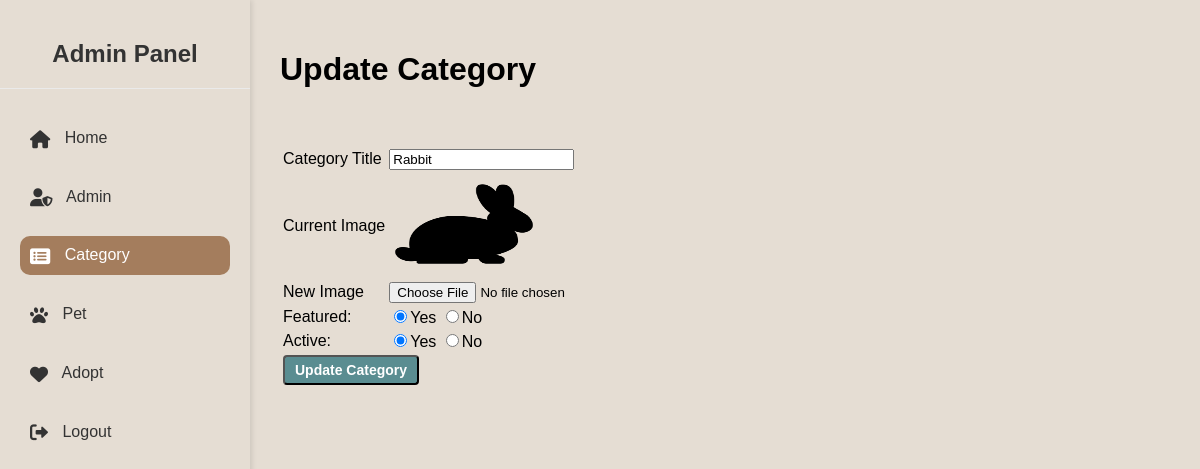
/admin/update-category.php?id=4, run on the app's committed database.
### tables this page shows
CREATE TABLE `tbl_category` (
  `id` int(11) NOT NULL,
  `title` varchar(100) NOT NULL,
  `image_name` varchar(255) NOT NULL,
  `featured` varchar(10) NOT NULL,
  `active` varchar(10) NOT NULL
);

### admin/update-category.php (the view, shortened to what this page needs)
<?php
include('../config/constants.php');
?>
<!DOCTYPE html>
<html lang="en">
<head>
    <link rel="stylesheet" href="../css/admin.css">
    <link rel="stylesheet" href="https://cdnjs.cloudflare.com/ajax/libs/font-awesome/6.0.0-beta3/css/all.min.css">
</head>
<body>
  <div class="menu">
        <h2 class="text-center">Admin Panel</h2>
        <ul>
            <li><a href="index.php" ><i class="fas fa-home"></i> Home</a></li>
            <li><a href="manage-admin.php"><i class="fas fa-user-shield"></i> Admin</a></li>
            <li><a href="manage-category.php" class="active"><i class="fas fa-list-alt"></i> Category</a></li>
            <li><a href="manage-pet.php"><i class="fas fa-paw"></i> Pet</a></li>
            <li><a href="manage-adopt.php"><i class="fas fa-heart"></i> Adopt</a></li>
            <li><a href="logout.php"><i class="fas fa-sign-out-alt"></i> Logout</a></li>
        </ul>
    </div>
    <div class="main-content">
        <div class="wrapper">
            <h1>Update Category</h1>
            <br><br>
            <?php
            if(isset($_GET['id'])) {
                $id= $_GET['id'];
                $sql = "SELECT * FROM tbl_category WHERE id=$id";
                $res= mysqli_query($conn, $sql);
                if($res==true) {
                    $count = mysqli_num_rows($res);
                    if($count==1) {
                        $row= mysqli_fetch_assoc($res);
                        $title = $row['title'];
                        $featured = $row['featured'];
                        $active= $row['active'];
                        $cur_image_name=$row['image_name'];
                    } else {
                        header("location:".SITEURL.'admin/manage-category.php');
                    }
                }
            } else {
                header("location:".SITEURL.'admin/manage-category.php');
            }
            ?>
            <form action="" method="POST" enctype="multipart/form-data">
                <table class="tbl-30">
                    <tr>
                        <td>Category Title</td>
                        <td><input type="text" name="title" value="<?php echo $title; ?>"></td>
                    </tr>
                    <tr>
                        <td>Current Image</td>
                        <td>
                            <?php if($cur_image_name!="") { ?>
                                <img src="<?php echo SITEURL; ?>images/category/<?php echo $cur_image_name; ?>" width="150px" height="100px">
                            <?php } else { echo "<div class='error'>No Image is selected</div>"; } ?>
                        </td>
                    </tr>
                    <tr>
                        <td>New Image</td>
                        <td><input type="file" name="image"></td>
                    </tr>
                    <tr>
                        <td>Featured:</td>
                        <td>
                            <input <?php if($featured=="Yes") { echo "checked"; } ?> type="radio" name="feature" value="Yes">Yes
                            <input <?php if($featured=="No") { echo "checked"; } ?> type="radio" name="feature" value="No">No
                        </td>
                    </tr>
                    <tr>
                        <td>Active:</td>
                        <td>
                            <input <?php if($active=="Yes") { echo "checked"; } ?> type="radio" name="active" value="Yes">Yes
                            <input <?php if($active=="No") { echo "checked"; } ?> type="radio" name="active" value="No">No
                        </td>
                    </tr>
                    <tr>
                        <td colspan="2">
                            <input type="submit" name="submit" value="Update Category" class="btn-secondary">
                        </td>
                    </tr>
                </table>
            </form>
        </div>
    </div>
</body>
</html>

### css/admin.css (style rules this page uses)
body { font-family: Arial, sans-serif; background-color: #f2ebe3; margin: 0; padding: 0; }
:root { --primary-color: #8B7355; --background-color: #E5DDD3; --text-color: #333; --text-muted: #666; --white: #fff; }
.menu { width: 250px; height: 100vh; background-color: var(--background-color) ; box-shadow: 2px 0 5px rgba(0, 0, 0, 0.1); position: fixed; top: 0; left: 0; }
.menu ul li a i { margin-right: 10px; font-size: 18px; vertical-align: middle; }
.menu h2 { text-align: center; color: #333; padding: 20px 0; border-bottom: 1px solid #eaeaea; }
.menu ul { list-style-type: none; padding: 0; margin: 0; }
.menu ul li { padding: 10px 20px; }
.menu ul li a { text-decoration: none; color: #333; display: block; font-size: 16px; font-weight: 500; padding: 10px; border-radius: 5px; transition: all 0.3s; }
.menu ul li a:hover, .menu ul li a.active { background-color: #a47d5d; color: #fff; border-radius: 10px; }
.main-content { margin-left: 250px; padding: 30px; background-color: var(--background-color); min-height: 100vh; }
.btn-primary, .btn-secondary, .btn-ter { padding: 5px 10px; text-decoration: none; border-radius: 4px; color: #fff; margin-right: 5px; display: inline-block; transition: background 0.3s; font-size: 14px; font-weight: 600; }
.btn-secondary { background-color: #5a8d91; }
.menu { width: 250px; height: 100vh; background-color: var(--background-color) ; box-shadow: 2px 0 5px rgba(0, 0, 0, 0.1); position: fixed; top: 0; left: 0; overflow-y: auto; transition: width 0.3s; }

### data on the page
tbl_category: title "Rabbit", image_name (picture), featured "☑", active "☑"
